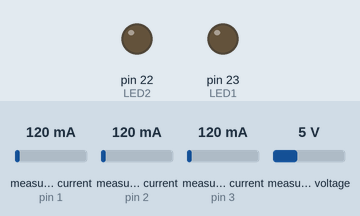
Simulated run of this sketch. Board: Arduino Mega 2560, built with avr-gcc and run on an emulated ATmega2560. Parts: output pins drawn as LEDs (lit = HIGH). The inputs (shaded band) are chosen by the test bench; at power-on: measured current (sensors on pin 1, pin 2, pin 3) 120 mA, measured voltage 5 V.

Above: at 0.1 s.
At 1.3 s:
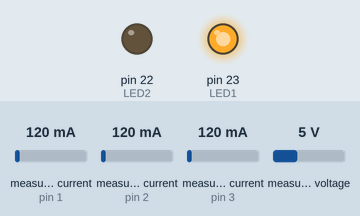
At 2.3 s:
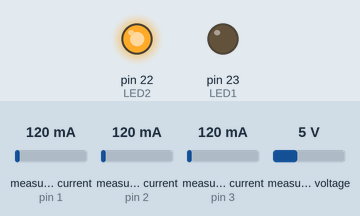
Timing chart, 0 to 3.8 s (numbered marks = the images above):
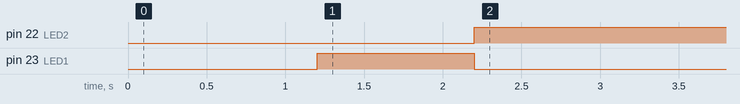

Measured:
- by itself, pin 22 (LED2): LOW → HIGH at 2.2 s
- by itself, pin 23 (LED1): LOW → HIGH at 1.2 s, → LOW 1.0 s later

The sketch:

brick_picker.ino
```cpp
#include "Config.h"
#include <SDL_Arduino_INA3221.h>
#include "Adafruit_VL53L0X.h"

void printDisplayInfo();
void clearDisplay();
void waitForInit();
void initStuff();
int retrieveCanCount();
void bb();
void dischargeCans();
void moveEngines(int command, int parameter);
void forward();
void turnLeft();
void turnRight();
int readLine();


  Adafruit_VL53L0X lox = Adafruit_VL53L0X();
int distance() {
  VL53L0X_RangingMeasurementData_t measure;
  Serial.print("Reading a measurement... ");
  delay(300);
  lox.rangingTest(&measure, false); // pass in 'true' to get debug data printout!
  delay(300);
  int dist = 9999;
  if (measure.RangeStatus != 4) {  // phase failures have incorrect data
    dist = measure.RangeMilliMeter;
    Serial.print("Distance (mm): "); Serial.println(dist);
    DSerial.print("L4 Distance ");
    DSerial.println(dist);
  } else {
    Serial.println(" out of range ");
    return 9999;
    DSerial.println("L4 Distance out of range");
  }

  return dist;
}
SDL_Arduino_INA3221 ina3221;


void setup() {
  pinMode(LED1, OUTPUT);
  pinMode(LED2, OUTPUT);
  MSerial.begin(SERIAL1_BAUDRATE);             //motor controller
  MSerial.setTimeout(5);
  CSerial.begin(SERIAL2_BAUDRATE);             //picker
  CSerial.setTimeout(5);
  DSerial.begin(SERIAL3_BAUDRATE);             //display
  DSerial.setTimeout(1);
  Serial.begin(9600);
  Serial.setTimeout(5);
  pinMode(OPTO0, INPUT);
  pinMode(OPTO1, INPUT);
  pinMode(OPTO2, INPUT);
  pinMode(OPTO3, INPUT);
  pinMode(OPTO4, INPUT);
  pinMode(OPTO5, INPUT);
  pinMode(OPTO6, INPUT);
  pinMode(OPTO7, INPUT);
  while (MSerial.peek() == 'M') {
    MSerial.read();
  }
  while (CSerial.peek() == 'C') {
    CSerial.read();
  }

  lox.begin();

  ina3221.begin();
  clearDisplay();
  digitalWrite(LED1, HIGH);
  delay(1000);
  CSerial.print("S1");
  digitalWrite(LED1 , LOW);


  MSerial.println("9 80");
  digitalWrite(LED2, HIGH);
  printDisplayInfo();
  while (DSerial.read() != 'B') {}
  digitalWrite(LED2, LOW);
  delay(5000);
  int distacemachy;
  distacemachy=0;
  while (true) {

    distacemachy=distance();
    if (distacemachy !=9999){
    if (distacemachy > 110){
      moveEngines(5, -10);
      delay(2000);
    }

    if (distacemachy < 90){
      moveEngines(5, 10);
      delay(2000);
    }

    }
    if (distacemachy > 90 && distacemachy < 110){
      moveEngines(4, 600);
      delay(2000);
    }

      delay(2000);

  }
  while(true){}
  /*
  moveEngines(8, 480);
  delay(150);
  moveEngines(9, 700);
  delay(150);
  moveEngines(4, 800);
  delay(150);
  moveEngines(4, -600);
  */
  moveEngines(8, 300);
  delay(150);
  moveEngines(4, 800);
  delay(5000);
  moveEngines(5, -90);
  delay(5000);
  moveEngines(4, 450);
  delay(5000);
  moveEngines(5, -90);
  delay(5000);
  moveEngines(4, 600);
  delay(5000);
  moveEngines(5, 90);
  delay(5000);
  moveEngines(4, 500);
  delay(5000);
  moveEngines(5, 90);
  delay(5000);
  moveEngines(4, 1100);
  delay(5000);
  int i = 0;
  while(i<1){
    i++;
    printDisplayInfo();
    moveEngines(4, 1240);
    delay(7000);
    moveEngines(4, -1040);
    delay(7000);
    moveEngines(5, 90);
    delay(5000);
    moveEngines(4, 250);
    delay(5000);
    moveEngines(5, -90);
    delay(5000);
  }

    moveEngines(5, -90);
    delay(5000);
    moveEngines(4, 1840);
    delay(5000);
    moveEngines(4, -100);
    delay(5000);
    moveEngines(5, -90);
    delay(5000);
    moveEngines(4, 2500);
    delay(5000);
    moveEngines(4,-100);
    delay(5000);
    moveEngines(5, -90);
    delay(5000);
    moveEngines(4, 500);
    delay(5000);
    moveEngines(5, -90);
    delay(5000);
    moveEngines(4, 600);
    delay(5000);
    moveEngines(5, 90);
    delay(5000);
    moveEngines(4, 450);
    delay(5000);
    moveEngines(5, 90);
    delay(5000);
    moveEngines(4, 800);
    delay(5000);
}


void loop() {
  printDisplayInfo();
}


int readLine() {
  int num = 0;
  num += digitalRead(OPTO0);
  num += digitalRead(OPTO1);
  num += digitalRead(OPTO2);
  num += digitalRead(OPTO3);
  num += digitalRead(OPTO4);
  num += digitalRead(OPTO5);
  num += digitalRead(OPTO6);
  num += digitalRead(OPTO7);
  DSerial.print("L3 OPTO ");
  DSerial.println(num);
  Serial.println(num);
  return num;

}

void moveEngines(int command, int parameter) {
  MSerial.print(command);
  MSerial.print(" ");
  MSerial.print(parameter);
  MSerial.print(" ");
  //MSerial.println("4 100");
  //delay(50);
  DSerial.print("L2 ");
  DSerial.print(command);
  DSerial.print(" ");
  DSerial.println(parameter);
  //DSerial.print("4 100 ");
  int s = MSerial.read();
  DSerial.print(s);
  DSerial.print(" | ");
  DSerial.println((char)s);
}

void forward() {
  /*while (checkObstacle()) {}
  Serial.println("Forward!");
  while (MSerial.available()) {
    MSerial.read();
  }
  DSerial.println("L1Forward");
  moveEngines(4, 200);
  delay(200);
  delay(2000);
  */
}

bool checkObstacle() {
  /*bool enemy = false;
  MSerial.println("5 30");
  delay(500);
  MSerial.println("5 -60");
  for (int i = 0; i < 3000; i++) {
    if (distance() < 300) {
      enemy = true;
    }
    delay(1);
  }
  MSerial.println("5 30");
  delay(500);

  return enemy;*/
  /*if (distance<400){
    return true;
  }*/
  return false;

}


void turnLeft() {
  Serial.println("Turn left!");
  while (MSerial.available()) {
    MSerial.read();
  }
  DSerial.println("L1Left");
  moveEngines(5, 90);
  delay(2000);
}

void turnRight() {
  Serial.println("Turn right!");
  DSerial.println("L1Right");
  while (MSerial.available()) {
    MSerial.read();
  }
  moveEngines(5, -90);
  delay(500);
  while (MSerial.read() != 'R') {
    Serial.println("Waiting for R");
  }
}


void bb() {
  delay(display_render_delay);

  if (DSerial.peek() == 'B') {
    DSerial.read();
    switch (DSerial.read()) {
      case '0':   //flush engines buffer
        MSerial.println("1 1");
        DSerial.println("L5B OOOO NECO NECO NECO");
        break;
      case '1':
        DSerial.println("L5B STOP OOOO NECO NECO");
        break;
      case '2':
        DSerial.println("L5B STOP NECO OOOO NECO");
        break;
      case '3':
        DSerial.println("L5B STOP NECO NECO OOOO");
        break;
    }
  } else {
    DSerial.println("L5B STOP NECO NECO NECO");
  }


}


int retrieveCanCount() {
  while (CSerial.available()) {
    CSerial.read();
  }
  CSerial.println("C");
  delay(10);
  if (CSerial.read() == 'C') {
    return CSerial.readString().toInt();
  } else {
    return -1;
  }
}

void dischargeCans() {
  static int canCount = retrieveCanCount();
  CSerial.print("S2");
  delay(500);
  CSerial.print("S2");
  delay(500);
  while (canCount > 0) {
    digitalWrite(LED2, HIGH);
    digitalWrite(LED1, LOW);
    int newCan = retrieveCanCount();
    printDisplayInfo();               //print battery voltage, motor, PC and system current onto display
    DSerial.print("L4Discharging cans ");
    DSerial.println(canCount);
    DSerial.println("L2");

    if (newCan != canCount) {
      canCount = newCan;
      MSerial.println("4 -80");
      DSerial.println("L2 4 -80 back up");
    }
  }
  digitalWrite(LED2, LOW);
}

void printDisplayInfo() {
  float battVoltage = ina3221.getBusVoltage_V(1);
  float motorCurrent = ina3221.getCurrent_mA(2);
  float PcCurrent = ina3221.getCurrent_mA(3);
  float systemCurrent = ina3221.getCurrent_mA(1);

  char foo0[5];
  delay(display_render_delay);
  DSerial.print("");
  DSerial.print("L0");

  dtostrf(battVoltage, 4, 2, foo0);
  DSerial.print(foo0);
  DSerial.print("V ");
  dtostrf(motorCurrent, 3, 0, foo0);
  DSerial.print(foo0);
  DSerial.print("/");
  dtostrf(PcCurrent, 3, 0, foo0);
  DSerial.print(foo0);
  DSerial.print("/");
  dtostrf(systemCurrent, 3, 0, foo0);
  DSerial.print(foo0);
  DSerial.print(" mA");
  DSerial.println();
  delay(display_render_delay + 500);
  if (PcCurrent > 50) {
    DSerial.println("P1");
  } else {
    DSerial.println("P0");
  }


}

void clearDisplay() {
  for (int i = 0; i < 6; i++) {
    delay(200);
    DSerial.print('L');
    DSerial.println(i);
  }
}
```

Config.h
```cpp
//
//       Main controller (Arduino Mega) configuration file
//


// ------------------------- Pinout -----------------------------

#define LED1 23
#define LED2 22
#define LED3 12
#define LED4 13

#define OPTO0 A0
#define OPTO1 A1
#define OPTO2 A2
#define OPTO3 A3
#define OPTO4 A4
#define OPTO5 A5
#define OPTO6 A6
#define OPTO7 A7


// ---------------------- Communication -------------------------


#define SERIAL1_BAUDRATE 115200		//motor controller
#define SERIAL2_BAUDRATE 9600		//collector
#define SERIAL3_BAUDRATE 9600		//display
#define DSerial Serial3
#define MSerial Serial1
#define CSerial Serial2
#define display_render_delay 0
#define canCallSign 'C'
#define displayCallSign 'D'
#define motorCallSIgn 'M'
```
